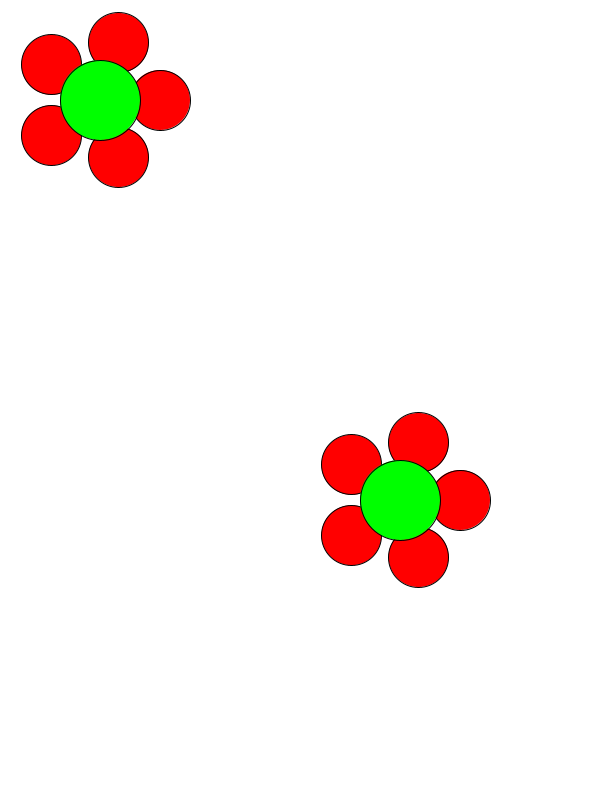
Frame 1 (no input)
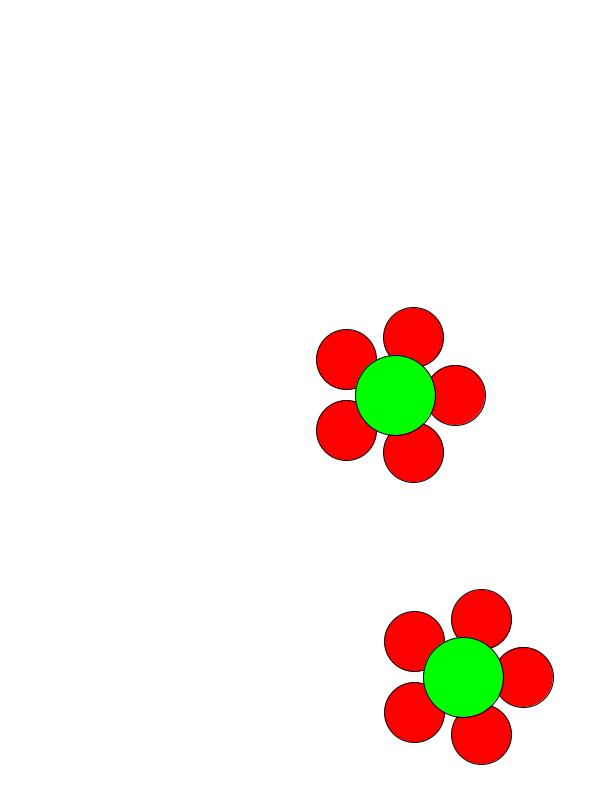
Frame 60 (the mouse pressed at the canvas centre just before this capture)
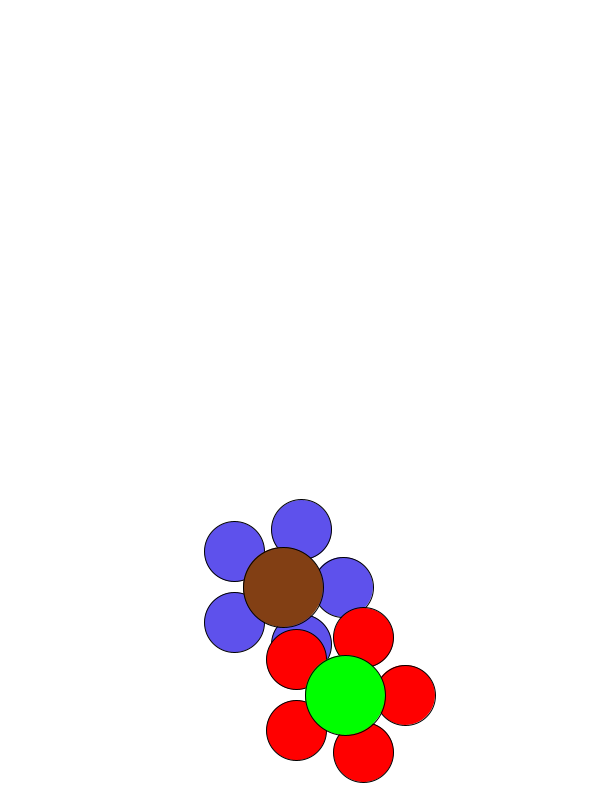
Frame 120 (the mouse held since frame 60 and released just before this capture)

The Processing sketch that drew these frames (run headless with seeded random() and noise(); from frame 60 on, the mouse is pressed at the canvas centre):

// Processing sketch: flower_class
// ── flower_class.pde
float x = 400;
float y = 500;
float x1 = 100;
float y1 = 100;
float petalr = 60;
int  petals = 5;
color backgroundcolor = color(255);
color petalcolor = color(255, 0, 0);
color flowercentercolor = color(0, 255, 0);

float speedx1 = 3;
float speedy1 = 3;

float speedx2 = 5;
float speedy2 = 5;

float centerr = 80;

Flower flower1 = new Flower(x, y, petalr, centerr, petals, petalcolor, flowercentercolor, speedx1, speedy1);
Flower flower2 = new Flower(x1, y1, petalr, centerr, petals, petalcolor, flowercentercolor, speedx2, speedy2); //this flower had the same size and colors, but different start position and speed. 

void setup () {
  size(600, 800);
}

void draw () {
  background(backgroundcolor);
  flower1.display();
  flower1.move();
  flower1.colorChange();
  flower2.display();
  flower2.move();  
}


class Flower {
  float x;
  float y;
  float r;
  float centerr;
  int petals;
  color petalcolor;
  color flowercentercolor;
  float speedx;
  float speedy;

  Flower(float tx, float ty, float tr, float tcenterr, int tpetals, color tpetalcolor, color tflowercentercolor, float tspeedx, float tspeedy) {

    //I think theese temp variables was added, so they could be used outside the flower(); {bracket}
    x=tx;
    y=ty;
    r=tr;
    centerr=tcenterr;
    petals=tpetals;
    petalcolor=tpetalcolor;
    flowercentercolor=tflowercentercolor;
    speedx=tspeedx;
    speedy=tspeedy;
  }

  void display () { // call this function to display the flower
    float ballX;
    float ballY;
    fill(petalcolor);
    //This code draws the shape of the flower - Based on the code from "FlowerFunctionParameters"
    for (float i=0; i<PI*2; i+=2*PI/petals) { //draw "petals" amount of small petals. 
      ballX=r*cos(i);
      ballY=r*sin(i);
      ellipse(x+ballX, y+ballY, r, r);
    }
    fill(flowercentercolor);
    ellipse(x, y, centerr, centerr); //draws flower center
  }

  void move () { //call this function to make the flower move
    x = x + speedx;
    y = y + speedy;
    if (x >= width-centerr || x <= 0+centerr) {
      speedx = -speedx;
    }
    if (y >= height-centerr || y <= 0+centerr) {
      speedy=-speedy;
    }
  }

  void colorChange () { //call this function to change the collor of the flower
    if (mousePressed) {
      petalcolor = color(random(0, 255), random(0, 255), random(0, 255));
      flowercentercolor = color(random(0, 255), random(0, 255), random(0, 255));
    }
  }
}

// ── Flower.pde
/*
class Flower {
  float x;
  float y;
  float r;
  float centerr;
  int petals;
  color petalcolor;
  color flowercentercolor;
  float speedx;
  float speedy;

  Flower(float tx, float ty, float tr, float tcenterr, int tpetals, color tpetalcolor, color tflowercentercolor, float tspeedx, float tspeedy) {

    //I think theese temp variables was added, so they could be used outside the flower(); {bracket}
    x=tx;
    y=ty;
    r=tr;
    centerr=tcenterr;
    petals=tpetals;
    petalcolor=tpetalcolor;
    flowercentercolor=tflowercentercolor;
    speedx=tspeedx;
    speedy=tspeedy;
  }

  void display () { // call this function to display the flower
    float ballX;
    float ballY;
    fill(petalcolor);
    //This code draws the shape of the flower - Based on the code from "FlowerFunctionParameters"
    for (float i=0; i<PI*2; i+=2*PI/petals) { //draw "petals" amount of small petals. 
      ballX=r*cos(i);
      ballY=r*sin(i);
      ellipse(x+ballX, y+ballY, r, r);
    }
    fill(flowercentercolor);
    ellipse(x, y, centerr, centerr); //draws flower center
  }

  void move () { //call this function to make the flower move
    x = x + speedx;
    y = y + speedy;
    if (x >= width-centerr || x <= 0+centerr) {
      speedx = -speedx;
    }
    if (y >= height-centerr || y <= 0+centerr) {
      speedy=-speedy;
    }
  }

  void colorChange () { //call this function to change the collor of the flower
    if (mousePressed) {
      petalcolor = color(random(0, 255), random(0, 255), random(0, 255));
      flowercentercolor = color(random(0, 255), random(0, 255), random(0, 255));
    }
  }
}

*/
